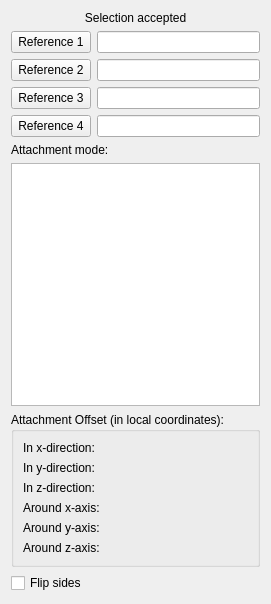
<?xml version="1.0" encoding="UTF-8"?>
<ui version="4.0">
 <class>PartDesignGui::TaskDatumParameters</class>
 <widget class="QWidget" name="PartDesignGui::TaskDatumParameters">
  <property name="geometry">
   <rect>
    <x>0</x>
    <y>0</y>
    <width>271</width>
    <height>604</height>
   </rect>
  </property>
  <property name="windowTitle">
   <string>Form</string>
  </property>
  <layout class="QVBoxLayout" name="verticalLayout">
   <item>
    <widget class="QLabel" name="message">
     <property name="text">
      <string>Selection accepted</string>
     </property>
     <property name="alignment">
      <set>Qt::AlignCenter</set>
     </property>
     <property name="wordWrap">
      <bool>true</bool>
     </property>
    </widget>
   </item>
   <item>
    <layout class="QHBoxLayout" name="horizontalLayout_3">
     <item>
      <widget class="QPushButton" name="buttonRef1">
       <property name="text">
        <string>Reference 1</string>
       </property>
       <property name="checkable">
        <bool>true</bool>
       </property>
      </widget>
     </item>
     <item>
      <widget class="QLineEdit" name="lineRef1"/>
     </item>
    </layout>
   </item>
   <item>
    <layout class="QHBoxLayout" name="horizontalLayout_5">
     <item>
      <widget class="QPushButton" name="buttonRef2">
       <property name="text">
        <string>Reference 2</string>
       </property>
       <property name="checkable">
        <bool>true</bool>
       </property>
      </widget>
     </item>
     <item>
      <widget class="QLineEdit" name="lineRef2"/>
     </item>
    </layout>
   </item>
   <item>
    <layout class="QHBoxLayout" name="horizontalLayout_6">
     <item>
      <widget class="QPushButton" name="buttonRef3">
       <property name="text">
        <string>Reference 3</string>
       </property>
       <property name="checkable">
        <bool>true</bool>
       </property>
      </widget>
     </item>
     <item>
      <widget class="QLineEdit" name="lineRef3"/>
     </item>
    </layout>
   </item>
   <item>
    <layout class="QHBoxLayout" name="horizontalLayout_7">
     <item>
      <widget class="QPushButton" name="buttonRef4">
       <property name="text">
        <string>Reference 4</string>
       </property>
       <property name="checkable">
        <bool>true</bool>
       </property>
      </widget>
     </item>
     <item>
      <widget class="QLineEdit" name="lineRef4"/>
     </item>
    </layout>
   </item>
   <item>
    <widget class="QLabel" name="label">
     <property name="text">
      <string>Attachment mode:</string>
     </property>
    </widget>
   </item>
   <item>
    <widget class="QListWidget" name="listOfModes">
     <property name="selectionMode">
      <enum>QAbstractItemView::SingleSelection</enum>
     </property>
    </widget>
   </item>
   <item>
    <widget class="QGroupBox" name="groupBox_AttachmentOffset">
     <property name="sizePolicy">
      <sizepolicy hsizetype="Expanding" vsizetype="Preferred">
       <horstretch>0</horstretch>
       <verstretch>0</verstretch>
      </sizepolicy>
     </property>
     <property name="toolTip">
      <string/>
     </property>
     <property name="title">
      <string>Attachment Offset (in local coordinates):</string>
     </property>
     <layout class="QGridLayout" name="gridLayout">
      <item row="1" column="0">
       <widget class="QLabel" name="labelOffset">
        <property name="sizePolicy">
         <sizepolicy hsizetype="Minimum" vsizetype="Preferred">
          <horstretch>0</horstretch>
          <verstretch>0</verstretch>
         </sizepolicy>
        </property>
        <property name="text">
         <string>In x-direction:</string>
        </property>
        <property name="buddy">
         <cstring>labelOffset</cstring>
        </property>
       </widget>
      </item>
      <item row="2" column="0">
       <widget class="QLabel" name="labelOffset2">
        <property name="sizePolicy">
         <sizepolicy hsizetype="Minimum" vsizetype="Preferred">
          <horstretch>0</horstretch>
          <verstretch>0</verstretch>
         </sizepolicy>
        </property>
        <property name="text">
         <string>In y-direction:</string>
        </property>
       </widget>
      </item>
      <item row="2" column="1">
       <widget class="Gui::QuantitySpinBox" name="attachmentOffsetY">
        <property name="sizePolicy">
         <sizepolicy hsizetype="Expanding" vsizetype="Preferred">
          <horstretch>0</horstretch>
          <verstretch>0</verstretch>
         </sizepolicy>
        </property>
        <property name="minimumSize">
         <size>
          <width>0</width>
          <height>5</height>
         </size>
        </property>
        <property name="toolTip">
         <string>Note: The placement is expressed in local space of object being attached.</string>
        </property>
       </widget>
      </item>
      <item row="3" column="0">
       <widget class="QLabel" name="labelOffset3">
        <property name="sizePolicy">
         <sizepolicy hsizetype="Minimum" vsizetype="Preferred">
          <horstretch>0</horstretch>
          <verstretch>0</verstretch>
         </sizepolicy>
        </property>
        <property name="text">
         <string>In z-direction:</string>
        </property>
       </widget>
      </item>
      <item row="3" column="1">
       <widget class="Gui::QuantitySpinBox" name="attachmentOffsetZ">
        <property name="sizePolicy">
         <sizepolicy hsizetype="Expanding" vsizetype="Preferred">
          <horstretch>0</horstretch>
          <verstretch>0</verstretch>
         </sizepolicy>
        </property>
        <property name="minimumSize">
         <size>
          <width>0</width>
          <height>5</height>
         </size>
        </property>
        <property name="toolTip">
         <string>Note: The placement is expressed in local space of object being attached.</string>
        </property>
       </widget>
      </item>
      <item row="4" column="0">
       <widget class="QLabel" name="labelYaw">
        <property name="sizePolicy">
         <sizepolicy hsizetype="Minimum" vsizetype="Preferred">
          <horstretch>0</horstretch>
          <verstretch>0</verstretch>
         </sizepolicy>
        </property>
        <property name="text">
         <string>Around x-axis:</string>
        </property>
       </widget>
      </item>
      <item row="5" column="0">
       <widget class="QLabel" name="labelPitch">
        <property name="sizePolicy">
         <sizepolicy hsizetype="Minimum" vsizetype="Preferred">
          <horstretch>0</horstretch>
          <verstretch>0</verstretch>
         </sizepolicy>
        </property>
        <property name="text">
         <string>Around y-axis:</string>
        </property>
       </widget>
      </item>
      <item row="6" column="0">
       <widget class="QLabel" name="labelRoll">
        <property name="sizePolicy">
         <sizepolicy hsizetype="Minimum" vsizetype="Preferred">
          <horstretch>0</horstretch>
          <verstretch>0</verstretch>
         </sizepolicy>
        </property>
        <property name="text">
         <string>Around z-axis:</string>
        </property>
       </widget>
      </item>
      <item row="1" column="1">
       <widget class="Gui::QuantitySpinBox" name="attachmentOffsetX">
        <property name="sizePolicy">
         <sizepolicy hsizetype="Expanding" vsizetype="Preferred">
          <horstretch>0</horstretch>
          <verstretch>0</verstretch>
         </sizepolicy>
        </property>
        <property name="minimumSize">
         <size>
          <width>0</width>
          <height>5</height>
         </size>
        </property>
        <property name="toolTip">
         <string>Note: The placement is expressed in local space of object being attached.</string>
        </property>
       </widget>
      </item>
      <item row="4" column="1">
       <widget class="Gui::QuantitySpinBox" name="attachmentOffsetRoll">
        <property name="sizePolicy">
         <sizepolicy hsizetype="Expanding" vsizetype="Preferred">
          <horstretch>0</horstretch>
          <verstretch>0</verstretch>
         </sizepolicy>
        </property>
        <property name="minimumSize">
         <size>
          <width>0</width>
          <height>5</height>
         </size>
        </property>
        <property name="toolTip">
         <string>Rotation around the x-axis
Note: The placement is expressed in local space of object being attached.</string>
        </property>
        <property name="unit" stdset="0">
         <string notr="true">deg</string>
        </property>
        <property name="minimum" stdset="0">
         <double>-360.000000000000000</double>
        </property>
        <property name="maximum" stdset="0">
         <double>360.000000000000000</double>
        </property>
        <property name="value" stdset="0">
         <double>0.000000000000000</double>
        </property>
       </widget>
      </item>
      <item row="5" column="1">
       <widget class="Gui::QuantitySpinBox" name="attachmentOffsetPitch">
        <property name="sizePolicy">
         <sizepolicy hsizetype="Expanding" vsizetype="Preferred">
          <horstretch>0</horstretch>
          <verstretch>0</verstretch>
         </sizepolicy>
        </property>
        <property name="minimumSize">
         <size>
          <width>0</width>
          <height>5</height>
         </size>
        </property>
        <property name="toolTip">
         <string>Rotation around the y-axis
Note: The placement is expressed in local space of object being attached.</string>
        </property>
        <property name="unit" stdset="0">
         <string notr="true">deg</string>
        </property>
        <property name="minimum" stdset="0">
         <double>-360.000000000000000</double>
        </property>
        <property name="maximum" stdset="0">
         <double>360.000000000000000</double>
        </property>
        <property name="value" stdset="0">
         <double>0.000000000000000</double>
        </property>
       </widget>
      </item>
      <item row="6" column="1">
       <widget class="Gui::QuantitySpinBox" name="attachmentOffsetYaw">
        <property name="sizePolicy">
         <sizepolicy hsizetype="Expanding" vsizetype="Preferred">
          <horstretch>0</horstretch>
          <verstretch>0</verstretch>
         </sizepolicy>
        </property>
        <property name="minimumSize">
         <size>
          <width>0</width>
          <height>5</height>
         </size>
        </property>
        <property name="toolTip">
         <string>Rotation around the z-axis
Note: The placement is expressed in local space of object being attached.</string>
        </property>
        <property name="unit" stdset="0">
         <string notr="true">deg</string>
        </property>
        <property name="minimum" stdset="0">
         <double>-360.000000000000000</double>
        </property>
        <property name="maximum" stdset="0">
         <double>360.000000000000000</double>
        </property>
        <property name="value" stdset="0">
         <double>0.000000000000000</double>
        </property>
       </widget>
      </item>
     </layout>
    </widget>
   </item>
   <item>
    <widget class="QCheckBox" name="checkBoxFlip">
     <property name="text">
      <string>Flip sides</string>
     </property>
    </widget>
   </item>
  </layout>
 </widget>
 <customwidgets>
  <customwidget>
   <class>Gui::QuantitySpinBox</class>
   <extends>QWidget</extends>
   <header>Gui/QuantitySpinBox.h</header>
  </customwidget>
 </customwidgets>
 <tabstops>
  <tabstop>buttonRef1</tabstop>
  <tabstop>lineRef1</tabstop>
  <tabstop>buttonRef2</tabstop>
  <tabstop>lineRef2</tabstop>
  <tabstop>buttonRef3</tabstop>
  <tabstop>lineRef3</tabstop>
  <tabstop>buttonRef4</tabstop>
  <tabstop>lineRef4</tabstop>
  <tabstop>listOfModes</tabstop>
  <tabstop>attachmentOffsetX</tabstop>
  <tabstop>attachmentOffsetY</tabstop>
  <tabstop>attachmentOffsetZ</tabstop>
  <tabstop>attachmentOffsetRoll</tabstop>
  <tabstop>attachmentOffsetPitch</tabstop>
  <tabstop>attachmentOffsetYaw</tabstop>
  <tabstop>checkBoxFlip</tabstop>
 </tabstops>
 <resources/>
 <connections/>
 <designerdata>
  <property name="gridDeltaX">
   <number>10</number>
  </property>
  <property name="gridDeltaY">
   <number>10</number>
  </property>
  <property name="gridSnapX">
   <bool>true</bool>
  </property>
  <property name="gridSnapY">
   <bool>true</bool>
  </property>
  <property name="gridVisible">
   <bool>true</bool>
  </property>
 </designerdata>
</ui>
